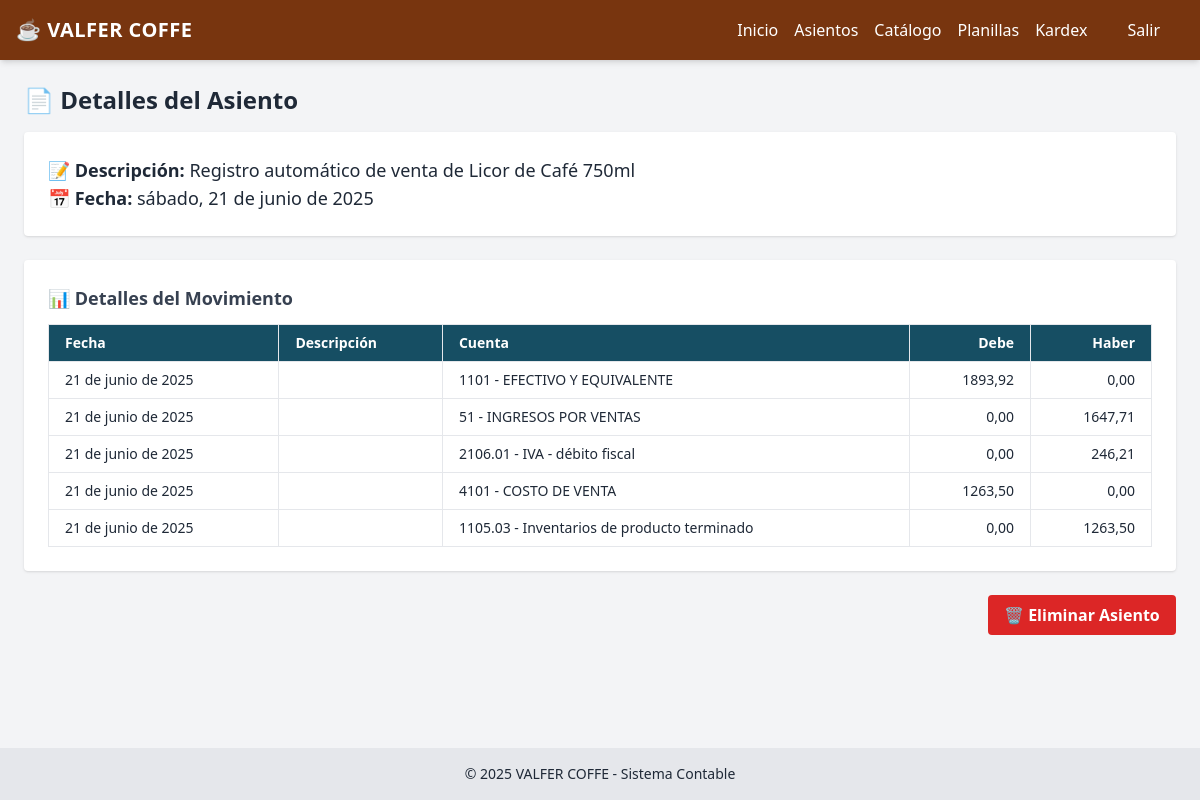
Before: /asientos/7/ with the older database file.
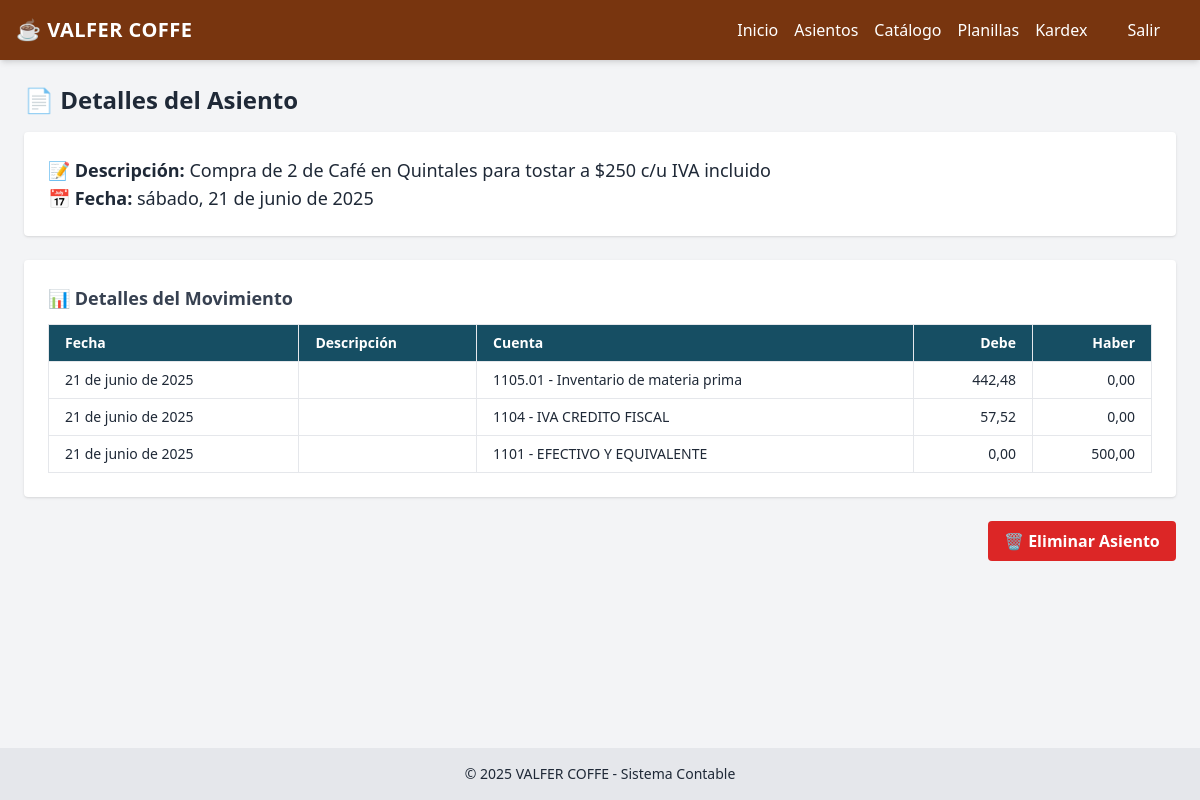
After: the same page with the newer database file.
### contabilidad/models.py (models this page shows, shortened)
class AsientoContable(models.Model):
    fecha = models.DateField()
    descripcion = models.TextField()
    creado_en = models.DateTimeField(auto_now_add=True)

class DetalleAsiento(models.Model):
    asiento = models.ForeignKey(AsientoContable, on_delete=models.CASCADE)
    fecha = models.DateField(null=True, blank=True)
    descripcion = models.CharField(max_length=255, blank=True)
    cuenta = models.ForeignKey(CuentaContable, on_delete=models.CASCADE)
    debe = models.DecimalField(max_digits=12, decimal_places=2, default=0)
    haber = models.DecimalField(max_digits=12, decimal_places=2, default=0)

class CuentaContable(models.Model):
    codigo = models.CharField(max_length=20, unique=True)
    nombre = models.CharField(max_length=255)
    tipo = models.CharField(max_length=50, choices=TIPOS_CUENTA)
    nivel = models.IntegerField()
    padre = models.ForeignKey('self', null=True, blank=True, on_delete=models.CASCADE)
    def __str__(self):
        return f"{self.codigo} - {self.nombre}"

### contabilidad/views.py (the view)
# urls.py: path('asientos/<int:asiento_id>/', views.ver_asiento, name='ver_asiento'),
def ver_asiento(request, asiento_id):
    asiento = get_object_or_404(AsientoContable, pk=asiento_id)
    detalles = asiento.detalleasiento_set.all()
    return render(request, 'contabilidad/ver_asiento.html', {'asiento': asiento, 'detalles': detalles})

### contabilidad/templates/contabilidad/ver_asiento.html (shortened to what this page needs)
{% extends 'contabilidad/base.html' %}
{% block content %}
  <h2 class="text-2xl font-semibold mb-4">📄 Detalles del Asiento</h2>
  <div class="bg-white shadow rounded p-6 mb-6">
    <p class="text-lg text-gray-800"><strong>📝 Descripción:</strong> {{ asiento.descripcion }}</p>
    <p class="text-lg text-gray-800"><strong>📅 Fecha:</strong> {{ asiento.fecha|date:"l, j \d\e F \d\e Y" }}</p>
  </div>
  <div class="bg-white shadow rounded p-6 mb-6">
    <h3 class="text-lg font-semibold mb-3 text-gray-700">📊 Detalles del Movimiento</h3>
    <div class="overflow-x-auto">
      <table class="min-w-full text-sm text-left border">
        <thead class="bg-cyan-900 text-white">
          <tr>
            <th class="border px-4 py-2">Fecha</th>
            <th class="border px-4 py-2">Descripción</th>
            <th class="border px-4 py-2">Cuenta</th>
            <th class="border px-4 py-2 text-right">Debe</th>
            <th class="border px-4 py-2 text-right">Haber</th>
          </tr>
        </thead>
        <tbody>
          {% for detalle in detalles %}
            <tr class="border-t hover:bg-gray-50">
              <td class="border px-4 py-2">{{ detalle.fecha|date:"d \d\e F \d\e Y" }}</td>
              <td class="border px-4 py-2">{{ detalle.descripcion }}</td>
              <td class="border px-4 py-2">{{ detalle.cuenta }}</td>
              <td class="border px-4 py-2 text-right">{{ detalle.debe|floatformat:2 }}</td>
              <td class="border px-4 py-2 text-right">{{ detalle.haber|floatformat:2 }}</td>
            </tr>
          {% endfor %}
        </tbody>
      </table>
    </div>
  </div>
  <div class="text-right">
    <button id="btnEliminar" class="bg-red-600 hover:bg-red-700 text-white font-bold py-2 px-4 rounded transition duration-300 ease-in-out animate__animated animate__pulse">🗑️ Eliminar Asiento</button>
  </div>
  <link rel="stylesheet" href="https://cdnjs.cloudflare.com/ajax/libs/animate.css/4.1.1/animate.min.css"/>
{% endblock %}

Changed rows visible on the page:
no longer on this page (row edited): DetalleAsiento: fecha "21 de junio de 2025", cuenta "4101 - COSTO DE VENTA", debe "1263,50", haber "0,00"
no longer on this page (row edited): DetalleAsiento: fecha "21 de junio de 2025", cuenta "1105.03 - Inventarios de producto terminado", debe "0,00", haber "1263,50"
changed AsientoContable: descripcion "Registro automático de venta de Licor de Café 750ml" → "Compra de 2 de Café en Quintales para tostar a $250 c/u IVA incluido"
changed DetalleAsiento: cuenta "1101 - EFECTIVO Y EQUIVALENTE" → "1105.01 - Inventario de materia prima"; debe "1893,92" → "442,48"
changed DetalleAsiento: cuenta "51 - INGRESOS POR VENTAS" → "1104 - IVA CREDITO FISCAL"; debe "0,00" → "57,52"; haber "1647,71" → "0,00"
changed DetalleAsiento: cuenta "2106.01 - IVA - débito fiscal" → "1101 - EFECTIVO Y EQUIVALENTE"; haber "246,21" → "500,00"
